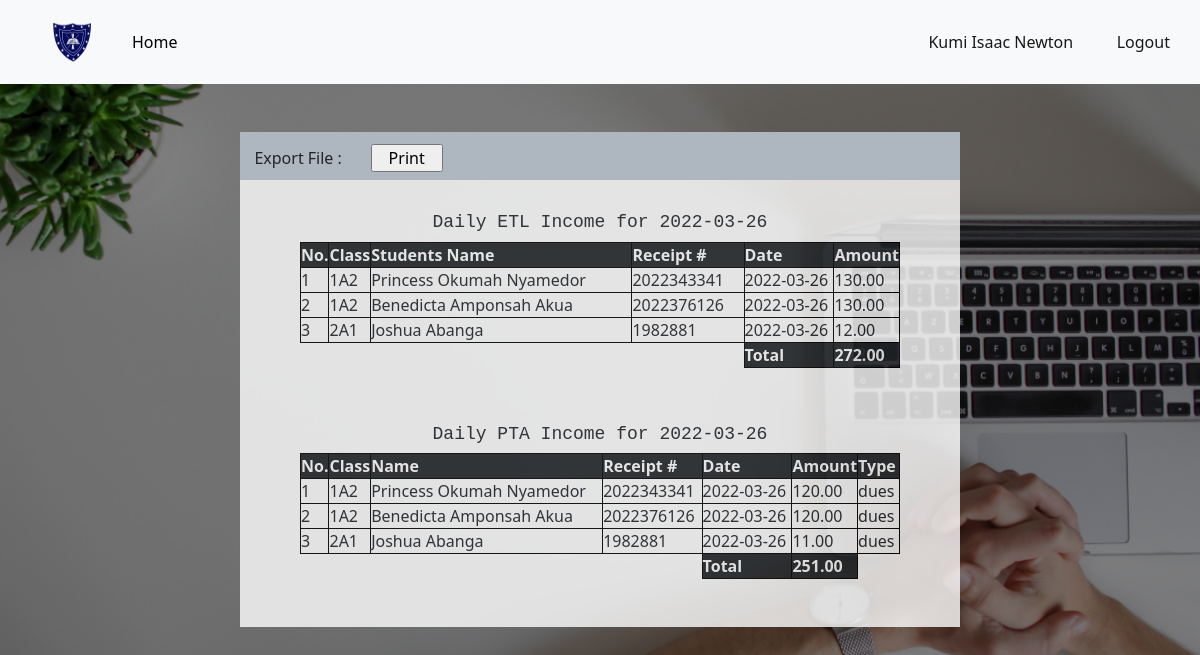
/accountant_dashboard/account_daily_report (signed in), run on the app's committed database.
### app.py (models this page shows, shortened)
class User(db.Model, UserMixin):
	id = db.Column(db.Integer, primary_key=True)
	date = db.Column(db.DateTime, default = datetime.utcnow())
	username = db.Column(db.String(80), nullable=False)
	email = db.Column(db.String(120), unique=True, nullable=False)
	password = db.Column(db.String(120), nullable=False)
	is_admin = db.Column(db.Boolean,  default=False)
	function = db.Column(db.String(120))
	approval = db.Column(db.Boolean, default=False)

class ETLIncome(db.Model):
	id = db.Column(db.Integer, primary_key=True)
	date = db.Column(db.DateTime, default = datetime.utcnow())
	clerk = db.Column(db.String(120),nullable=False)
	amount = db.Column(db.Float)
	tx_id = db.Column(db.String(16))
	semester = db.Column(db.String(10), nullable = False)
	mode_of_payment = db.Column(db.String(20))
	name = db.Column(db.String(120))
	category = db.Column(db.String(20), default="revenue")
	student_id = db.Column(db.Integer, db.ForeignKey('student.id'))#Here we reference the table name

class Student(db.Model):
	id = db.Column(db.Integer, primary_key=True)
	date = db.Column(db.DateTime, default = datetime.utcnow())
	clerk = db.Column(db.String(120),nullable=False)
	date_admitted = db.Column(db.DateTime)
	firstname = db.Column(db.String(80), nullable=False)
	lastname = db.Column(db.String(80), nullable=False)
	othername = db.Column(db.String(80))
	fullname = db.Column(db.String(80), nullable=False)
	date_of_birth = db.Column(db.String(10), nullable=False)
	form = db.Column(db.String(10))
	class1 = db.Column(db.String(10), nullable=False)
	parent_contact = db.Column(db.String(12), nullable=False)
	phone = db.Column(db.String(12))
	id_number = db.Column(db.String(120), unique=True, nullable=False)
	status = db.Column(db.Boolean, default=True)
	pta = db.relationship('PTAIncome', backref='pta_payer', lazy=True)#Here we reference the class
	etl = db.relationship('ETLIncome', backref='etl_payer', lazy=True)
	payer = db.relationship('StudentPayments', backref='payer', lazy=True)

class PTAIncome(db.Model):
	id = db.Column(db.Integer, primary_key=True)
	date = db.Column(db.DateTime, default = datetime.utcnow())
	clerk = db.Column(db.String(120), nullable=False)
	amount = db.Column(db.Float)
	tx_id = db.Column(db.String(16))
	semester = db.Column(db.String(10))
	mode_of_payment = db.Column(db.String(20))
	category = db.Column(db.String(20), default="revenue")
	name = db.Column(db.String(120))
	type1 = db.Column(db.String(20), default='dues')
	student_id = db.Column(db.Integer, db.ForeignKey('student.id'))#Here we reference the table name

### app.py (the view)
@app.route("/accountant_dashboard/account_daily_report")
@login_required
def account_daily_report():
	if account_access():
		today = datetime.utcnow()
		date = dt.date(today.year, today.month, today.day)
		pta_payments = PTAIncome.query.filter(func.date(PTAIncome.date) == date).filter_by(category='revenue').all()
		etl_payments = ETLIncome.query.filter(func.date(ETLIncome.date) == date).filter_by(category='revenue').all()
		etl = sum([pmt.amount for pmt in etl_payments])
		pta = sum([pmt.amount for pmt in pta_payments])
		return render_template("account_daily_report.html", pta_payments=pta_payments,etl_payments=etl_payments ,etl=etl, pta=pta, date=date)
	else:
		abort(404)

### app.py (called while the page is built)
def account_access():
	if not current_user.approval:
		return False
	if current_user.function == 'Accountant':
		return True
	if current_user.function == 'Clerk':
		return False

@app.template_filter()
def currencyFormat(value):
	value = float(value)
	if value >= 0:
		return "{:,.2f}".format(value)
	else:
		value2 = "{:,.2f}".format(value)
		return "("+value2[1:]+")"

@login_manager.user_loader
def load_user(user_id):
	return User.query.get(int(user_id))

### templates/account_daily_report.html (shortened to what this page needs)
{% extends "bootstrap.html" %}
{% block content %}
<!DOCTYPE html>
<html>
<head>
	<link rel="stylesheet" href="https://cdnjs.cloudflare.com/ajax/libs/font-awesome/4.7.0/css/font-awesome.min.css">
</head>
<body>
<header>
		<nav class="navbar navbar-expand-lg navbar-light bg-light">
			     <a class="navbar-brand kpa" href="#"><img src="{{url_for('static', filename='images/kpasec.png')}}"></a>
			    <div class="collapse navbar-collapse" id="navbarText">
			      <ul class="navbar-nav me-auto mb-2 mb-lg-0">
			        <li class="nav-item">
			          <a class="nav-link active " aria-current="page" href="{{url_for('accountant_dashboard')}}"id="nav1" style="color:black;">Home</a>
			        </li>
			      </ul>
			      <span class="navbar-text" >
			      	<a href="{{url_for('account')}}" class="nn">{{current_user.username}}</a>
			      	<a href="{{url_for('logout')}}" class="n">Logout</a>
			      </span>
			    </div>
		 </nav>
	</header>
    <div class="prn">
    	<span><a >Export File :</a><input type="button" name="" value="Print" onclick="print_content()"></span>
    </div>
   <center>
   	<div class="ttable" id="cont1">
   		<h4 class="topp" style="padding-top:4vh">Daily ETL Income for {{date}}</h4>
   		<table >
   			<tr>
   				<th class="bg-dark text-white non">No.</th>
   				<th class="bg-dark text-white foom">Class</th>
   				<th class="bg-dark text-white fom">Students Name</th>
   				<th class="bg-dark text-white">Receipt #</th>
   				<th class="bg-dark text-white fomm">Date</th>
   				<th class="bg-dark text-white foomm">Amount</th>
   			</tr>
   			{% if etl_payments | length < 1 %}
   			<tr>
   				<td>0</td>
   				<td class="fom">None</td>
   				<td>None</td>
   				<td>None</td>
   				<td>None</td>
   				<td>None</td>
   			</tr>
   			{% else %}
   			{% for pmt in etl_payments %}
   				{% if pmt.amount != 0 %}
   			<tr>
   				<td>{{loop.index}}</td>
   				<td class="fom">{{pmt.etl_payer.class1}}</td>
   				<td>{{pmt.etl_payer.fullname}}</td>
   				<td>{{pmt.tx_id}}</td>
   				<td>{{pmt.date.date()}}</td>
   				<td>{{ pmt.amount | currencyFormat }}</td>
   			</tr>
   				{% endif %}
   			{% endfor %}
   			{% endif %}
   			<tr>
   				<td style="border:0px solid transparent;"></td>
   				<td style="border:0px solid transparent;"></td>
   				<td style="border:0px solid transparent;"></td>
   				<td style="border:0px solid transparent;"></td>
   				<td class="bg-dark text-white fw-bold">Total</td>
   				<td class="bg-dark text-white fw-bold">{{etl | currencyFormat }}</td>
   			</tr>
   		</table><br>
   		<h3 class="topp" style="padding-top:4vh">Daily PTA Income for {{date}}</h3>
   		<table >
   			<tr>
   				<th class="bg-dark text-white non">No.</th>
   				<th class="bg-dark text-white foom">Class</th>
   				<th class="bg-dark text-white fom">Name</th>
   				<th class="bg-dark text-white">Receipt #</th>
   				<th class="bg-dark text-white fomm">Date</th>
   				<th class="bg-dark text-white foomm">Amount</th>
   				<th class="bg-dark text-white foomm">Type</th>
   			</tr>
   			{% if pta_payments | length < 1 %}
   			<tr>
   				<td>0</td>
   				<td class="fom">None</td>
   				<td>None</td>
   				<td>none</td>
   				<td>None</td>
   				<td>None</td>
   				<td>None</td>
   			</tr>
   			{% else %}
   			{% for pmt in pta_payments %}
   			{% if pmt.category != 'charge' and pmt.pta_amount != 0 %}
   				{% if pmt.type1 == 'dues'%}
   			<tr>
   				<td>{{loop.index}}</td>
   				<td class="fom">{{pmt.pta_payer.class1}}</td>
   				<td>{{pmt.pta_payer.fullname}}</td>
   				<td>{{pmt.tx_id}}</td>
   				<td>{{pmt.date.date()}}</td>
   				<td>{{ pmt.amount | currencyFormat }}</td>
   				<td>{{ pmt.type1 }}</td>
   			</tr>
   				{% endif %}
   			{% endif %}
   			{% endfor %}
   			{% endif %}
   			<tr>
   				<td style="border:0px solid transparent;"></td>
   				<td style="border:0px solid transparent;"></td>
   				<td style="border:0px solid transparent;"></td>
   				<td style="border:0px solid transparent;"></td>
   				<td class="text-white fw-bold bg-dark">Total</td>
   				<td class="text-white fw-bold bg-dark">{{pta | currencyFormat }}</td>
   			</tr>
   		</table><br><br>
   	</div><br><br>
</center>
</body>
</html>
{% endblock %}

### data on the page
User: username "Kumi Isaac Newton"
ETLIncome: etl_payer.class1 "1A2", etl_payer.fullname "Princess Okumah Nyamedor", tx_id "2022343341", date "2022-03-26", amount "130.00"
ETLIncome: etl_payer.class1 "1A2", etl_payer.fullname "Benedicta Amponsah Akua", tx_id "2022376126", date "2022-03-26", amount "130.00"
ETLIncome: etl_payer.class1 "2A1", etl_payer.fullname "Joshua Abanga", tx_id "1982881", date "2022-03-26", amount "12.00"
PTAIncome: pta_payer.class1 "1A2", pta_payer.fullname "Princess Okumah Nyamedor", tx_id "2022343341", date "2022-03-26", amount "120.00", type1 "dues"
PTAIncome: pta_payer.class1 "1A2", pta_payer.fullname "Benedicta Amponsah Akua", tx_id "2022376126", date "2022-03-26", amount "120.00", type1 "dues"
PTAIncome: pta_payer.class1 "2A1", pta_payer.fullname "Joshua Abanga", tx_id "1982881", date "2022-03-26", amount "11.00", type1 "dues"

### other printed values
{{ etl | currencyFormat }} "272.00"
{{ pta | currencyFormat }} "251.00"
